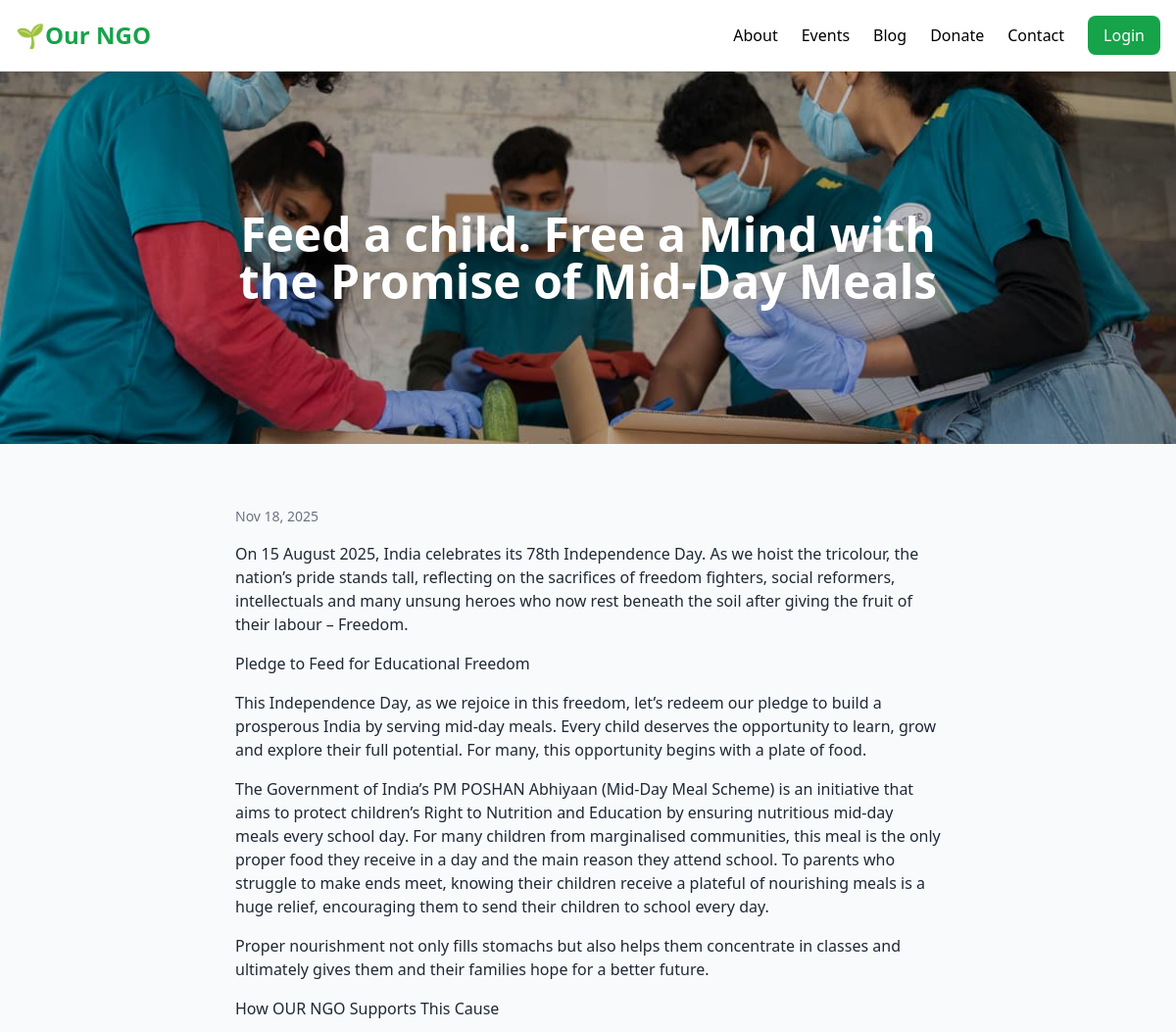
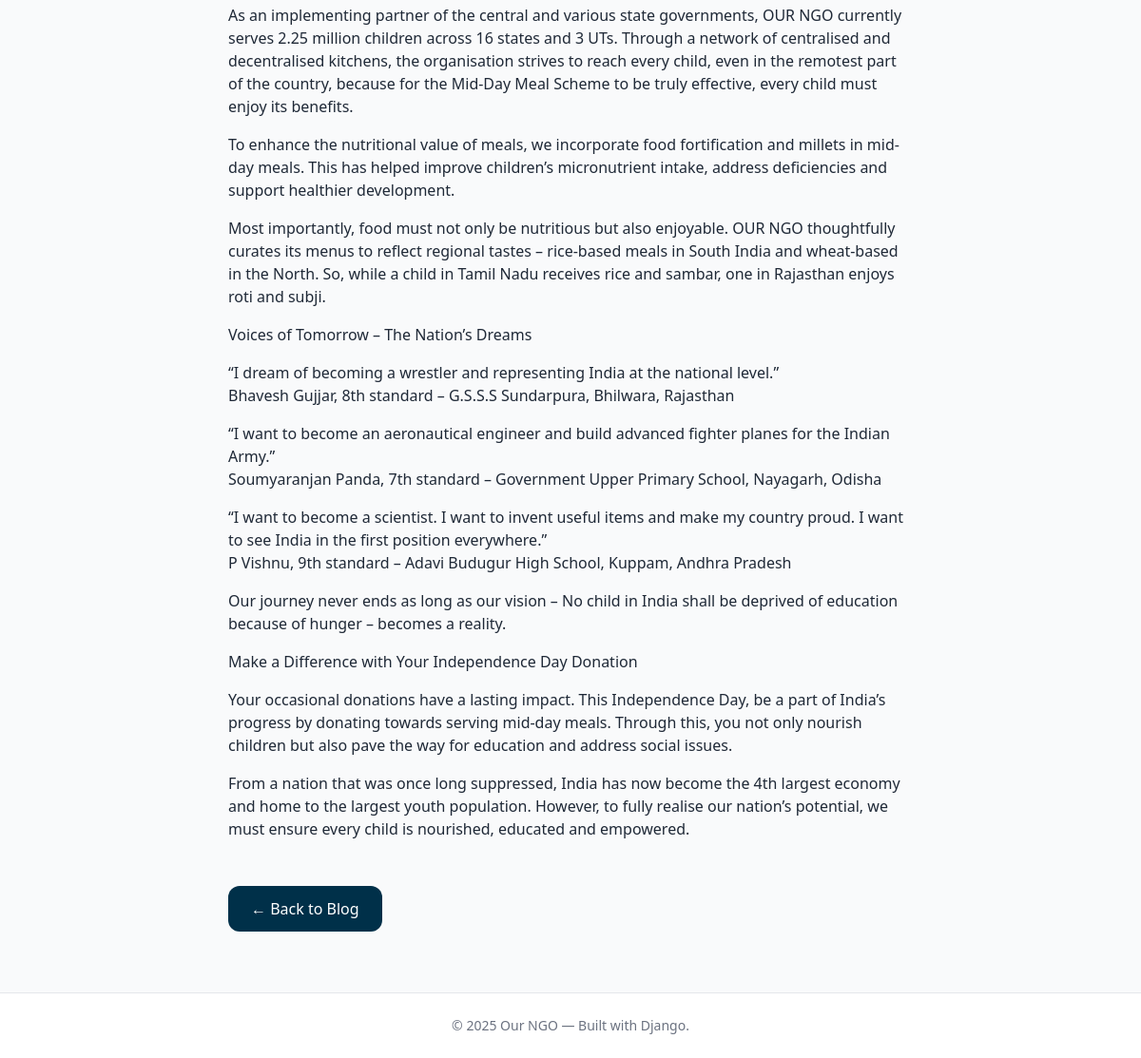
The app's page /blog/feed-a-child-free-a-mind-with-the-promise-of-mid-d/ with its own data (2 pictures, top to bottom).
### blog/models.py (models this page shows, shortened)
class Post(models.Model):
    DRAFT = "draft"
    PUBLISHED = "published"
    STATUS_CHOICES = [(DRAFT, "Draft"), (PUBLISHED, "Published")]
    title = models.CharField(max_length=200)
    slug = models.SlugField(unique=True)
    body = models.TextField()
    status = models.CharField(max_length=10, choices=STATUS_CHOICES, default=PUBLISHED)
    published_at = models.DateTimeField(auto_now_add=True)
    image = models.ImageField(upload_to='blog_images/', blank=True, null=True)
    class Meta:
        ordering = ["-published_at"]

### blog/views.py (the view)
# urls.py: path("<slug:slug>/", post_detail, name="post_detail"),
def post_detail(request, slug):
    post = get_object_or_404(Post, slug=slug, status="published")
    return render(request, "blog/post_detail.html", {"post": post})

### ngo_site/templates/blog/post_detail.html (shortened to what this page needs)
{% extends "base.html" %}
{% block content %}
<section class="relative w-full h-[380px] overflow-hidden">
  {% if post.image %}
    <img src="{{ post.image.url }}"
         class="absolute inset-0 w-full h-full object-cover brightness-75">
  {% else %}
    <img src="/static/images/blog_placeholder.jpg"
         class="absolute inset-0 w-full h-full object-cover brightness-75">
  {% endif %}
  <div class="relative z-10 w-full h-full flex items-center justify-center text-center text-white px-6">
    <h1 class="text-4xl md:text-5xl font-extrabold drop-shadow-xl max-w-3xl">
      {{ post.title }}
    </h1>
  </div>
</section>
<section class="max-w-3xl mx-auto px-6 py-16">
  <p class="text-sm text-gray-500 mb-4">{{ post.published_at|date:"M d, Y" }}</p>
  <div class="prose prose-lg max-w-none text-gray-800">
    {{ post.body|linebreaks }}
  </div>
  <a href="{% url 'post_list' %}"
     class="inline-block mt-8 px-6 py-3 bg-[#003049] text-white rounded-xl hover:bg-[#002233] transition">
     ← Back to Blog
  </a>
</section>
{% endblock %}

### ngo_site/static/css/styles.css (style rules this page uses)
.prose p { margin-bottom: 1rem; }

### records on screen
Post: image (picture), title "Feed a child. Free a Mind with the Promise of Mid-Day Meals", published_at "Nov 18, 2025", body "On 15 August 2025, India celebrates its 78th Independence Day. As we hoist the tricolour, the nation’s pride stands tall, reflecting on the sacrifices of freedom fighters, social reformers, intellectuals and many unsung heroes who now rest beneath the soil after giving the fruit of their labour – Freedom. Pledge to Feed for Educational Freedom This Independence Day, as we rejoice in this freedom, let’s redeem our pledge to build a prosperous India by serving mid-day meals. Every child deserves the opportunity to learn, grow and explore their full potential. For many, this opportunity begins with a plate of food. The Government of India’s PM POSHAN Abhiyaan (Mid-Day Meal Scheme) is an…"
